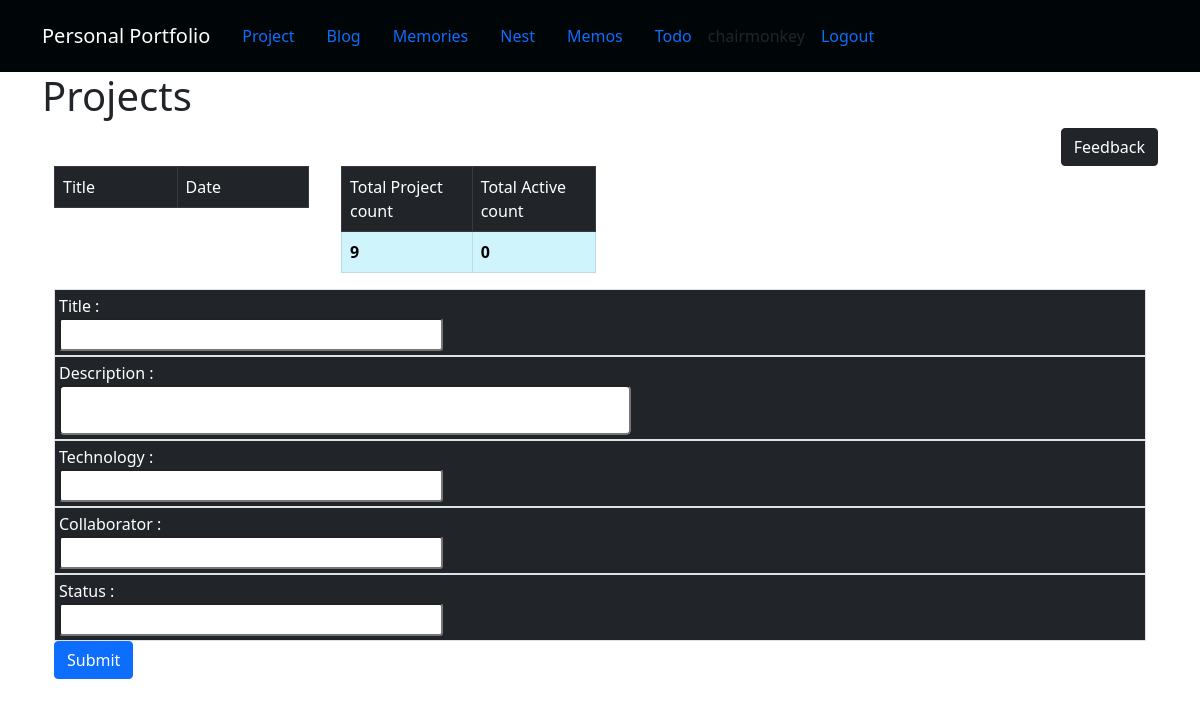
The page /project/ (signed in) on the database as committed earlier.
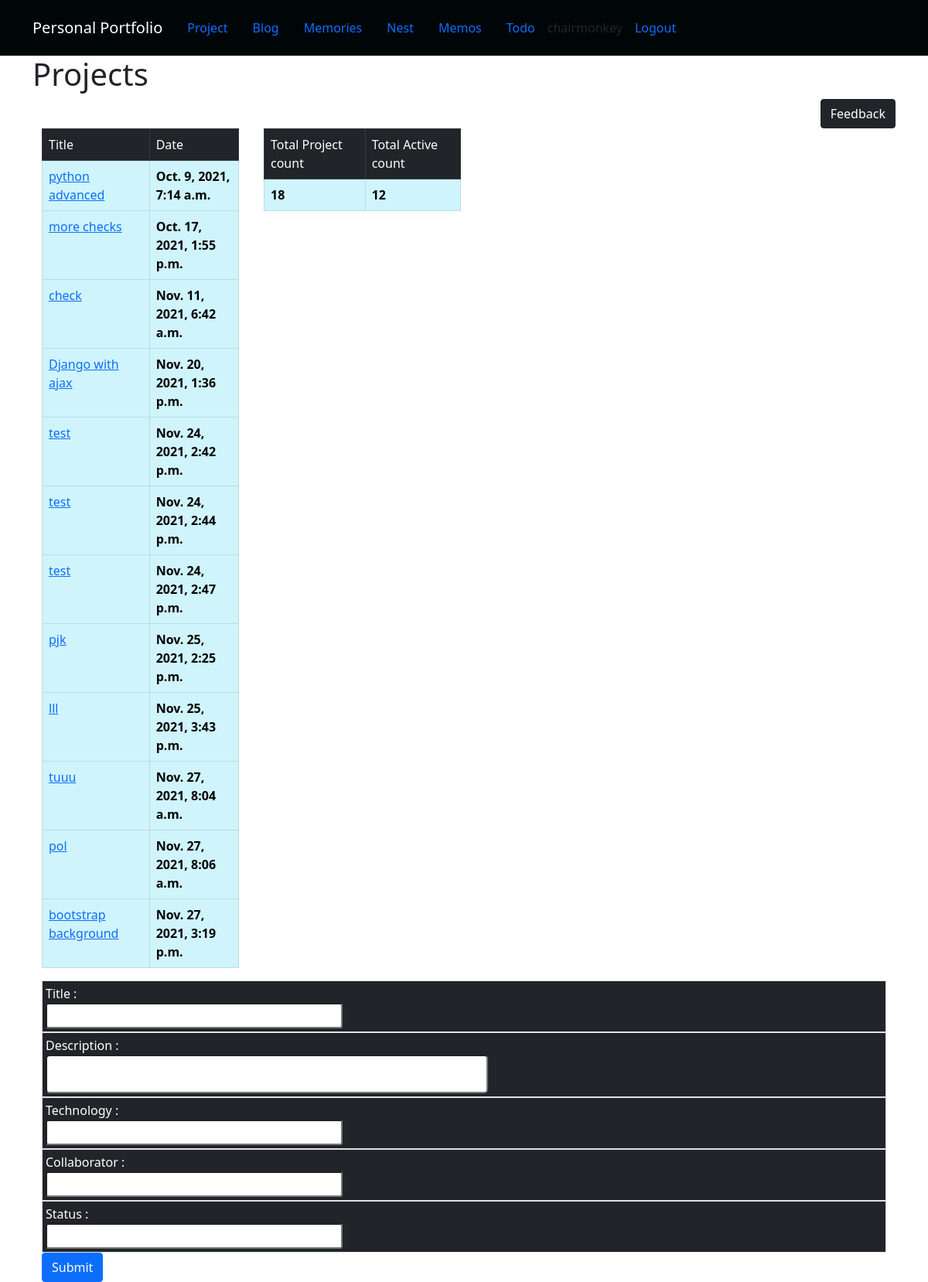
The same page on the database as committed later.
### projects/models.py (models this page shows, shortened)
class Project(models.Model):
    title = models.CharField(max_length=100)
    description = models.TextField()
    technology = models.CharField(max_length=20)
    collaborator = models.CharField(null=True,max_length=100)
    comment = models.TextField(null=True, blank=True)
    date_created = models.DateTimeField(default=timezone.now)
    status = models.CharField(null=True, max_length=100)

### projects/views.py (the view)
# urls.py: path("",views.project_index, name="project_index"),
@login_required(login_url='base_index')
def project_index(request):
    projects = Project.objects.all()
    form = ProjectForm()
    activeProjects = Project.objects.filter(status='active')
    totalNumactiveProjects = len(activeProjects)
    totalNumProjects = len(projects)
    context = {
        'projects': projects,
        'form': form,
        'totalNumProjects': totalNumProjects,
        'activeProjects': activeProjects,
        'totalNumactiveProjects': totalNumactiveProjects,
    }
    return render(request, 'project_index.html', context)

### projects/forms.py
class ProjectForm(forms.ModelForm):
    class Meta:
        model = Project
        fields = ['title', 'description', 'technology', 'collaborator', 'status']
        widgets = {
            'title': forms.TextInput(attrs={'class': 'form-control-sm', 'id': 'titleid', 'size':'40'}),
            'description': forms.TextInput(attrs={'class': 'form-control-lg', 'id': 'descriptionid','size':'40'}),
            'technology' : forms.TextInput(attrs={'class': 'form-control-sm', 'id': 'technologyid', 'size':'40'}),
            'collaborator': forms.TextInput(attrs={'class': 'form-control-sm', 'id': 'collaboratorid', 'size':'40'}),
            'status': forms.TextInput(attrs={'class': 'form-control-sm', 'id': 'statusid', 'size':'40'}),
        }

### projects/templates/project_index.html (shortened to what this page needs)
{% extends "base.html" %}
{% load static %}
{% block page_content %}
  <h1> Projects </h1>
  <div class="d-grid gap-2 d-md-flex justify-content-md-end">
    <button type="submit" id="feedback" class="btn btn-dark">  Feedback </button>
  </div>
  <div class="container overflow-hidden">
    <div class="row gap-2">
      <div class="col-3">
        <table class="table table-bordered border-primary">
          <thead class="table table-dark">
            <tr>
              <td> Title </td>
              <td> Date </td>
            </tr>
          </thead>
          <tbody>
            {% for project in activeProjects %}
              <tr class="table-info">
                <td><a href="{% url 'project_detail' project.pk %}"> {{ project.title }} </a></td>
                <td> <strong> {{ project.date_created}} </strong> </td>
              </tr>
            {% endfor %}
          </tbody>
        </table>
      </div>
      <div class="col-3">
        <table class="table table-bordered border-primary">
          <thead class="table table-dark">
            <tr>
              <td> Total Project count </td>
              <td> Total Active count </td>
            </tr>
          </thead>
          <tbody>
            <tr class="table-info">
              <td> <strong> {{ totalNumProjects }} </strong> </td>
              <td> <strong> {{ totalNumactiveProjects }} </strong> </td>
            </tr>
          </tbody>
        </table>
      </div>
      <div class="col-3">
      </div>
    </div>
    <div class="col text-white">
        <form method="post">
          <div class="p-1 border bg-dark">
            <label for="titleid" > Title :</label>
            <div> {{form.title}} </div>
          </div>
          <div class="p-1 border bg-dark">
            <label for="descriptionid" > Description :</label>
            <div> {{ form.description}} </div>
          </div>
          <div class="p-1 border bg-dark">
            <label for="technologyid"> Technology :</label>
            <div > {{form.technology}} </div>
          </div>
          <div class="p-1 border bg-dark">
            <label for="collaboratorid"> Collaborator :</label>
            <div> {{ form.collaborator}} </div>
          </div>
          <div class="p-1 border bg-dark">
            <label for="statusid"> Status :</label>
            <div> {{ form.status}} </div>
          </div>
          <button type="submit" id="btnsubmit" class="btn btn-primary"> Submit </button>
        </form>
    </div>
  </div>
{% endblock %}

Rows that differ between the two databases and show on the page:
now on this page (row edited): Project: title "python advanced", date_created "Oct. 9, 2021, 7:14 a.m."
now on this page (row edited): Project: title "more checks", date_created "Oct. 17, 2021, 1:55 p.m."
now on this page (row edited): Project: title "check", date_created "Nov. 11, 2021, 6:42 a.m."
added Project: title "Django with ajax", date_created "Nov. 20, 2021, 1:36 p.m."
added Project: title "test", date_created "Nov. 24, 2021, 2:42 p.m."
added Project: title "test", date_created "Nov. 24, 2021, 2:44 p.m."
added Project: title "test", date_created "Nov. 24, 2021, 2:47 p.m."
added Project: title "pjk", date_created "Nov. 25, 2021, 2:25 p.m."
added Project: title "lll", date_created "Nov. 25, 2021, 3:43 p.m."
added Project: title "tuuu", date_created "Nov. 27, 2021, 8:04 a.m."
added Project: title "pol", date_created "Nov. 27, 2021, 8:06 a.m."
added Project: title "bootstrap background", date_created "Nov. 27, 2021, 3:19 p.m."
Other text that changed with them:
{{ totalNumProjects }}: "9" → "18"
{{ totalNumactiveProjects }}: "0" → "12"
